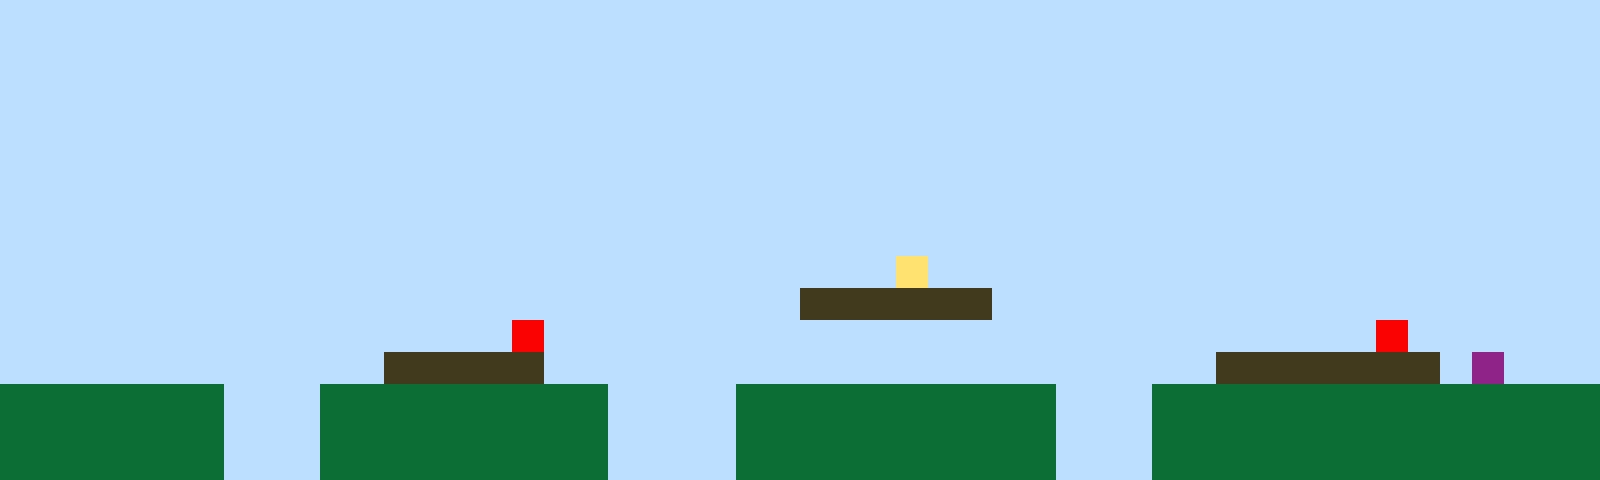

Tiled map render using the project's own tile images. Description and the whole map definition, tile-layer contents included, below:
An orthogonal 50x15 tile map with 32x32 px tiles, 1 tile layer (Tile Layer 1).

<map version="1.10" tiledversion="1.11.2" orientation="orthogonal" renderorder="right-up" width="50" height="15" tilewidth="32" tileheight="32" infinite="0" nextlayerid="2" nextobjectid="1"><editorsettings><export target="map1.csv" format="csv" /></editorsettings><tileset firstgid="1" name="sprites" tilewidth="32" tileheight="32" tilecount="6" columns="3"><image source="sprites.png" width="96" height="64" /></tileset><layer id="1" name="Tile Layer 1" width="50" height="15"><data encoding="csv">1,1,1,1,1,1,1,1,1,1,1,1,1,1,1,1,1,1,1,1,1,1,1,1,1,1,1,1,1,1,1,1,1,1,1,1,1,1,1,1,1,1,1,1,1,1,1,1,1,1,1,1,1,1,1,1,1,1,1,1,1,1,1,1,1,1,1,1,1,1,1,1,1,1,1,1,1,1,1,1,1,1,1,1,1,1,1,1,1,1,1,1,1,1,1,1,1,1,1,1,1,1,1,1,1,1,1,1,1,1,1,1,1,1,1,1,1,1,1,1,1,1,1,1,1,1,1,1,1,1,1,1,1,1,1,1,1,1,1,1,1,1,1,1,1,1,1,1,1,1,1,1,1,1,1,1,1,1,1,1,1,1,1,1,1,1,1,1,1,1,1,1,1,1,1,1,1,1,1,1,1,1,1,1,1,1,1,1,1,1,1,1,1,1,1,1,1,1,1,1,1,1,1,1,1,1,1,1,1,1,1,1,1,1,1,1,1,1,1,1,1,1,1,1,1,1,1,1,1,1,1,1,1,1,1,1,1,1,1,1,1,1,1,1,1,1,1,1,1,1,1,1,1,1,1,1,1,1,1,1,1,1,1,1,1,1,1,1,1,1,1,1,1,1,1,1,1,1,1,1,1,1,1,1,1,1,1,1,1,1,1,1,1,1,1,1,1,1,1,1,1,1,1,1,1,1,1,1,1,1,1,1,1,1,1,1,1,1,1,1,1,1,1,1,1,1,1,1,1,1,1,1,1,1,1,1,1,1,1,1,1,1,1,1,1,1,1,1,1,1,1,1,1,1,1,1,1,1,1,1,1,1,1,1,1,1,1,1,1,1,1,1,1,1,1,1,1,1,1,1,1,1,1,1,1,1,1,1,1,1,1,1,1,1,1,1,1,1,1,1,1,1,1,1,1,1,1,1,1,1,1,1,1,1,1,1,1,1,1,1,1,1,1,1,1,1,1,1,4,1,1,1,1,1,1,1,1,1,1,1,1,1,1,1,1,1,1,1,1,1,1,1,1,1,1,1,1,1,1,1,1,1,1,1,1,1,1,1,1,1,1,1,1,1,1,3,3,3,3,3,3,1,1,1,1,1,1,1,1,1,1,1,1,1,1,1,1,1,1,1,1,1,1,1,1,1,1,1,1,1,1,1,1,1,1,1,5,1,1,1,1,1,1,1,1,1,1,1,1,1,1,1,1,1,1,1,1,1,1,1,1,1,1,5,1,1,1,1,1,1,1,1,1,1,1,1,1,1,1,1,1,1,3,3,3,3,3,1,1,1,1,1,1,1,1,1,1,1,1,1,1,1,1,1,1,1,1,1,3,3,3,3,3,3,3,1,6,1,1,1,2,2,2,2,2,2,2,1,1,1,2,2,2,2,2,2,2,2,2,1,1,1,1,2,2,2,2,2,2,2,2,2,2,1,1,1,2,2,2,2,2,2,2,2,2,2,2,2,2,2,2,2,2,2,2,2,2,1,1,1,2,2,2,2,2,2,2,2,2,1,1,1,1,2,2,2,2,2,2,2,2,2,2,1,1,1,2,2,2,2,2,2,2,2,2,2,2,2,2,2,2,2,2,2,2,2,2,1,1,1,2,2,2,2,2,2,2,2,2,1,1,1,1,2,2,2,2,2,2,2,2,2,2,1,1,1,2,2,2,2,2,2,2,2,2,2,2,2,2,2</data></layer></map>
